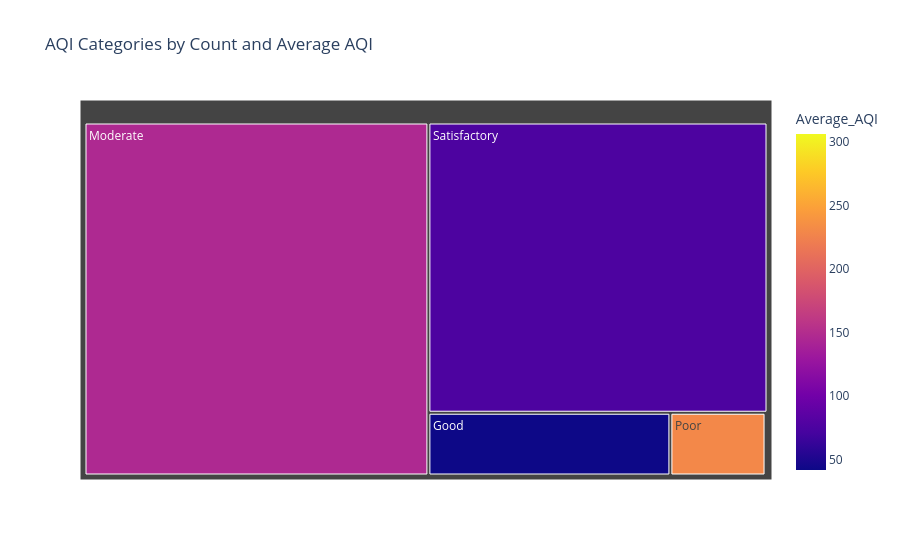

Notebook code cell kept with this figure:
### Code cell
fig = px.treemap(
    aqi_bucket_summary,
    path=['AQI_Bucket'],
    values='Count',
    color='Average_AQI',
    title='AQI Categories by Count and Average AQI'
)

fig.show()

### Figure 1 — Plotly figure (JSON) as saved in the notebook; plotly's stock layout.template omitted (floating-point values rounded to 4 significant figures)
{"data": [{"branchvalues": "total", "customdata": [[41.93], [146.3], [230.0], [76.04], [306.4]], "domain": {"x": [0, 1], "y": [0, 1]}, "hovertemplate": "labels=%{label}<br>Count=%{value}<br>parent=%{parent}<br>id=%{id}<br>Average_AQI=%{color}<extra></extra>", "ids": ["Good", "Moderate", "Poor", "Satisfactory", "Very Poor"], "labels": ["Good", "Moderate", "Poor", "Satisfactory", "Very Poor"], "marker": {"coloraxis": "coloraxis", "colors": [41.93, 146.3, 230.0, 76.04, 306.4]}, "name": "", "parents": ["", "", "", "", ""], "type": "treemap", "values": [1119.0, 8945.0, 440.0, 7252.0, 9.0]}], "layout": {"coloraxis": {"colorbar": {"title": {"text": "Average_AQI"}}, "colorscale": [[0, "#0d0887"], [0.1111, "#46039f"], [0.2222, "#7201a8"], [0.3333, "#9c179e"], [0.4444, "#bd3786"], [0.5556, "#d8576b"], [0.6667, "#ed7953"], [0.7778, "#fb9f3a"], [0.8889, "#fdca26"], [1, "#f0f921"]]}, "legend": {"tracegroupgap": 0}, "title": {"text": "AQI Categories by Count and Average AQI"}}}
